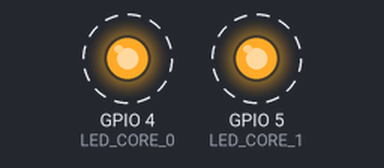
Simulated run of this sketch. Board: ESP32. On the bench: output pins drawn as LEDs (lit = HIGH). Dashed ring = blinking. What the sketch prints to the serial monitor is not drawn.

Above: at 1.1 s.
Timing chart, 0 to 5.6 s (numbered marks = the images above):
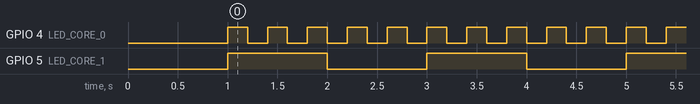

The sketch:

cores_testing_esp32_shared_memory.ino
```cpp
#define LED_CORE_0 4
#define LED_CORE_1 5

TaskHandle_t Task_Core0;
TaskHandle_t Task_Core1;
SemaphoreHandle_t xMutex;

int c = 0;

// Core 0-ზე გასაშვები ფუნქცია
void codeForCore0(void * pvParameters) {
  pinMode(LED_CORE_0, OUTPUT);

  for (;;) {
    digitalWrite(LED_CORE_0, HIGH);
    vTaskDelay(200 / portTICK_PERIOD_MS);
    digitalWrite(LED_CORE_0, LOW);
    vTaskDelay(200 / portTICK_PERIOD_MS);

    //Mutex-ს (ჩაკეტვა)
    if (xSemaphoreTake(xMutex, portMAX_DELAY) == pdTRUE) {
      c++;
      Serial.print("Task Core 0: ");
      Serial.println(xPortGetCoreID());
      xSemaphoreGive(xMutex); // Mutex-ის გათავისუფლება
    }
  }
}

// Core 1-ზე გასაშვები ფუნქცია
void codeForCore1(void * pvParameters) {
  pinMode(LED_CORE_1, OUTPUT);

  for (;;) {
    digitalWrite(LED_CORE_1, HIGH);
    vTaskDelay(1000 / portTICK_PERIOD_MS);
    digitalWrite(LED_CORE_1, LOW);
    vTaskDelay(1000 / portTICK_PERIOD_MS);
    if (xSemaphoreTake(xMutex, portMAX_DELAY) == pdTRUE) {
      c++;
      Serial.print("Task Core 1: ");
      Serial.println(xPortGetCoreID());
      xSemaphoreGive(xMutex);
    }
  }
}

void setup() {
  Serial.begin(115200);
  delay(1000);

  Serial.println("--- FreeRTOS Multi-Core testing ---");

  xMutex = xSemaphoreCreateMutex(); // Mutex-ის ინიციალიზაცია

  // დავალების შექმნა და Core 0-ზე მიმაგრება
  //FreeRTOS-ის მთავარი ფუნქცია, რომლითაც დავალებას ვანიჭებთ კონკრეტულ ბირთვს
  xTaskCreatePinnedToCore(
    codeForCore0,   /* ფუნქციის სახელი */
    "Task_Core0",   /* დავალების სახელი */
    4096,           /* სტეკის ზომა (ბაიტებში) */
    NULL,           /* პარამეტრი */
    1,              /* პრიორიტეტი*/
    &Task_Core0,    /* დავალების მიმთითებელი */
    0               /* ბირთვის ID: 0 */
  );

  // დავალების შექმნა და Core 1-ზე მიმაგრება
  xTaskCreatePinnedToCore(
    codeForCore1,   /* ფუნქციის სახელი */
    "Task_Core1",   /* დავალების სახელი */
    4096,           /* სტეკის ზომა (ბაიტებში) */
    NULL,           /* პარამეტრი */
    1,              /* პრიორიტეტი */
    &Task_Core1,    /* დავალების მიმთითებელი */
    1               /* ბირთვის ID: 1 */
  );
}

void loop() {
  // loop() ავტომატურად გაშვეულია Core 1-ზე, მაგრამ FreeRTOS-ის დროს
  // ძირითადი ლოგიკა დავალებებში გადაგვაქვს, ამიტომ loop-ს ცარიელი ვტოვებთ.
  //vTaskDelay(): delay()-ისგან განსხვავებით, პროცესორს არ აიძულებს გაჩერებას,
  //არამედ ეუბნება FreeRTOS-ის დამგეგმავს, რომ ამ პერიოდში პროცესორის რესურსი
  //სხვა დავალებებს დაუთმოს.
  vTaskDelay(1000 / portTICK_PERIOD_MS);
  // Mutex-ით ვკითხულობთ c-ს
  if (xSemaphoreTake(xMutex, portMAX_DELAY) == pdTRUE) {
    Serial.print("c = ");
    Serial.println(c);
    xSemaphoreGive(xMutex);
  }

}
```

Measured:
- by itself, GPIO 4 (LED_CORE_0): alternates HIGH for 0.20 s and LOW for 0.20 s
- by itself, GPIO 5 (LED_CORE_1): alternates HIGH for 1.0 s and LOW for 1.0 s
- by itself, everything shown: repeats every 2.0 s, in 10 steps
